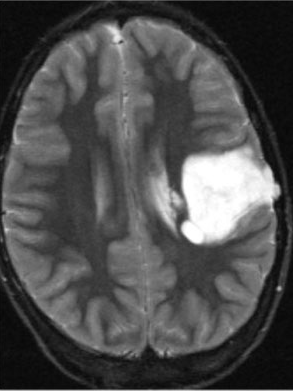
#> input picture src/brain_tumor.png, 293 x 391 px
$ jupyter execute --allow-errors lab6.ipynb
#> lines starting #> are read from the running program, lines starting #| are printed output that depends on the picture; after the words box and inside, x2 and y2 are one past the last pixel; in counts of white or black regions, pixels touching at a corner belong together
<h1>Zadanie 1<h1>

[cell 1]
from skimage.filters import try_all_threshold, threshold_minimum
from skimage import io
import matplotlib.pyplot as plt

image = io.imread('brain_tumor.png')
#> image is the input picture: shape (391, 293, 3); min 5, max 255, mean 77.2

thresh = threshold_minimum(image)
#> thresh = 46
binary_brain = image > thresh
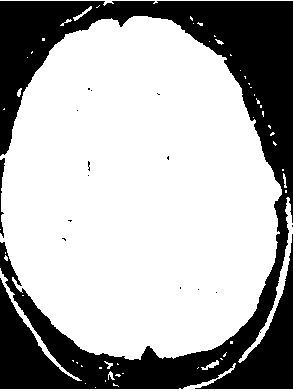
#> binary_brain: shape (391, 293, 3) bool; 68.3% white; 15 black regions (13 under 20 px), largest, box (x1, y1, x2, y2) and area: (0, 1, 293, 389) 36041, (0, 158, 5, 238) 172

fig, ax = plt.subplots(figsize=(12, 6))
ax.imshow(binary_brain, cmap=plt.cm.gray)
ax.set_title("thresh for brain")

[cell 2]
from skimage.measure import label
from skimage.color import label2rgb, gray2rgb

label_image, regions_brain = label(binary_brain, return_num=True)
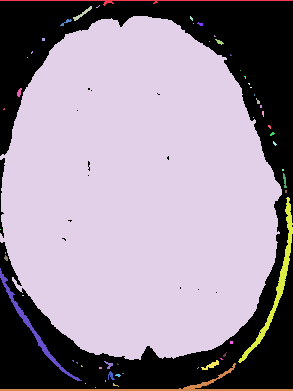
#> label_image: shape (391, 293, 3) int32; 58 distinct labels, from 0 to 57; one colour per label, 0 black
#> regions_brain = 57
#color = label2rgb(label_image,image=binary, bg_label=0)

fig, ax = plt.subplots(figsize=(12, 6))
ax.set_title(str(regions_brain) + " regions found in image")
ax.imshow(label_image)
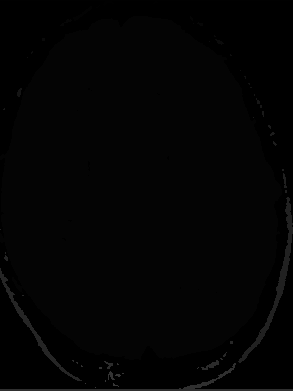
#> shown: shape (391, 293, 3); min 0, max 57, mean 3.5

[cell 3]
from skimage.measure import regionprops

region = regionprops(label_image)
#> region = 57 regions

max = 0
index = 0

for i in range(len(region)):
    if region[i].area > max:
        max = region[i].area
        index = i
#> this loop made 57 passes
#> (max, index) on passes 1, 4: (978, 0), (225678, 3)
#> after the loop, index = 3; max = 225678

brain_region = region[index].image.copy()
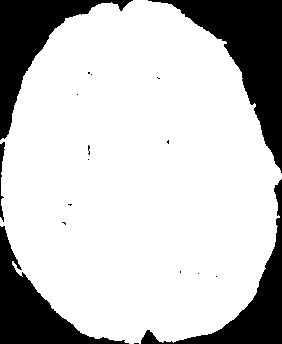
#> brain_region: shape (344, 282, 3) bool; 77.5% white; 18 black regions (13 under 20 px), largest, box (x1, y1, x2, y2) and area: (148, 0, 282, 173) 7569, (0, 0, 133, 140) 5208, (0, 226, 129, 344) 4672, (141, 179, 282, 344) 4110, (0, 142, 5, 222) 173

fig, ax = plt.subplots(figsize=(12,6))
ax.imshow(brain_region, cmap='gray')
ax.set_title("brain size is = " + str(max))

[cell 4]
t = 220
binary_tumor = (image > t) * 1
#> binary_tumor: shape (391, 293, 3) int64; values 0 (black) and 1 (white), 4.6% white; 5 white regions (4 under 20 px), largest, box (x1, y1, x2, y2) and area: (183, 153, 273, 243) 5191

label_image, regions_tumor = label(binary_tumor, return_num=True)
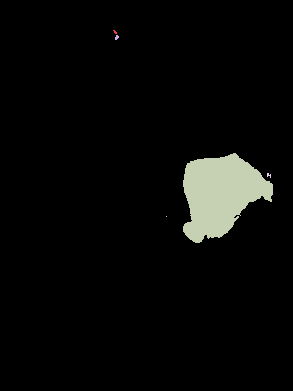
#> label_image: shape (391, 293, 3) int64; 6 distinct labels, from 0 to 5; one colour per label, 0 black
#> regions_tumor = 5
region = regionprops(label_image)
#> region = 5 regions

max = 0
index = 0
for i in range(len(region)):
    if region[i].area > max:
        max = region[i].area
        index = i
#> this loop made 5 passes
#> max on passes 1 to 3: 27, 42, 15573
#> after the loop, index = 2; max = 15573

tumor_region = region[index].image.copy()
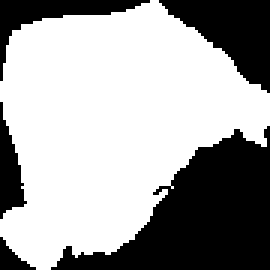
#> tumor_region: shape (90, 90, 3) bool (shown 3 times larger); 64.1% white; 5 black regions, box (x1, y1, x2, y2) and area: (17, 42, 90, 90) 1755, (53, 0, 90, 31) 593, (0, 0, 50, 27) 316, (0, 34, 9, 73) 184, (0, 79, 12, 90) 61
fig, ax = plt.subplots(ncols=3, figsize=(15,10))

ax[0].imshow(binary_tumor, cmap='gray')
ax[0].set_title("thresh for tumor")

ax[1].imshow(label_image, cmap='cubehelix')
ax[1].set_title(str(regions_tumor) + " regions found in image, thresh for tumor")

ax[2].imshow(tumor_region, cmap='gray')
ax[2].set_title("tumor size is = " + str(max))

[cell 5]
brain = binary_brain.copy().astype('float64')
tumor = binary_tumor.copy().astype('float64')

blue = [0, 0, 1]
purple = [1, 0, 1]

brain = gray2rgb(brain)
tumor = gray2rgb(tumor)

brain = brain * blue
tumor = tumor * purple

brain_copy = brain.copy()
#> (the rest of this cell did not finish here and is left out)

<h1>Zadanie 2<h1>

[cell 6]
from skimage.color import rgb2gray
from skimage.filters import gaussian
from skimage import feature
from skimage.transform import resize

image = io.imread("bolts.jpg")
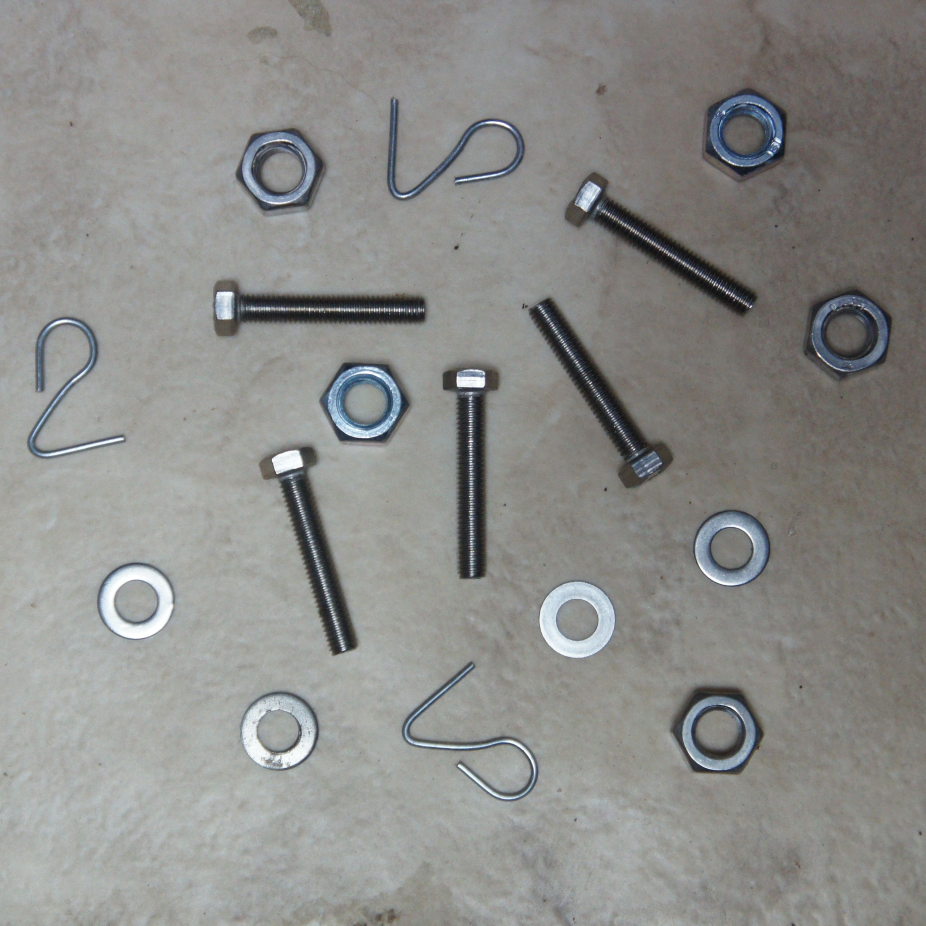
#> input picture src/bolts.jpg, 2777 x 2776 px (shown at 1/3 size)
#> image is the input picture: shape (2776, 2777, 3); mean R, G, B 140, 140.2, 137.6
image_gray = rgb2gray(image)
div = 5
sigma = 15

image_resized = resize(image_gray, (image_gray.shape[0] // div, image_gray.shape[1] // div))
noise = gaussian(image_resized, sigma)
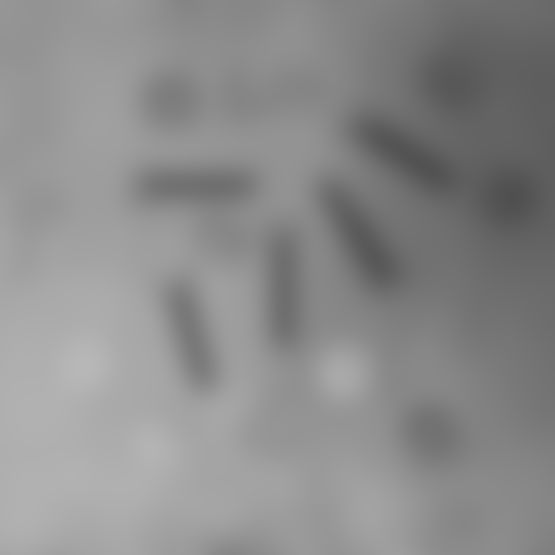
#> noise: shape (555, 555) float64; min 0.316, max 0.721, mean 0.549
diff = abs(image_resized - noise)
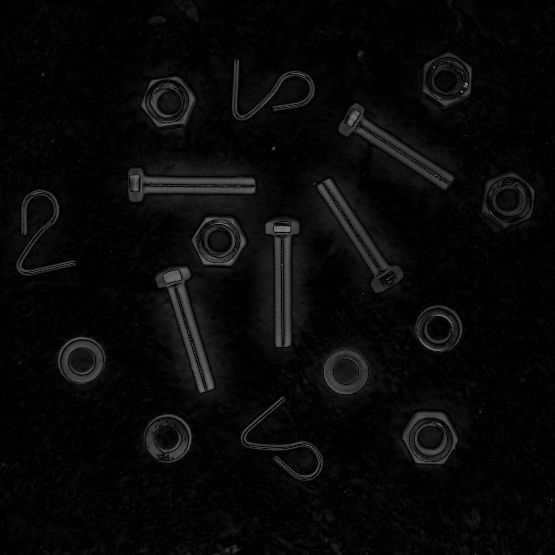
#> diff: shape (555, 555) float64; min 7.53e-08, max 0.567, mean 0.0368
sigma = 1.5
canny_filter = feature.canny(diff, sigma)
#> canny_filter: shape (555, 555) bool; 2.8% white in thin lines or dots, all inside (x1, y1, x2, y2) = (16, 51, 535, 553)

fig, ax = plt.subplots(ncols=2, figsize=(12,6))
ax[0].imshow(image_resized, cmap='gray')
ax[1].imshow(canny_filter, cmap='gray')
plt.show()

[cell 7]
from skimage.morphology import closing
from skimage.segmentation import clear_border
from skimage.morphology import disk

cb = clear_border(canny_filter)
close = closing(cb, disk(9))
#> close: shape (555, 555) bool; 10.1% white; 20 white regions, largest, box (x1, y1, x2, y2) and area: (155, 267, 214, 393) 2334, (318, 179, 404, 293) 2326, (265, 217, 300, 347) 2317
plt.figure(figsize=(12,6))
plt.imshow(close, cmap='gray')
plt.show()

[cell 8]
temp = label(close)
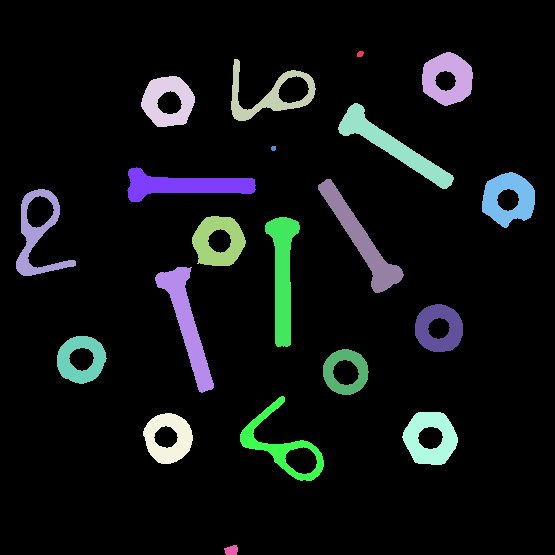
#> temp: shape (555, 555) int32; 21 distinct labels, from 0 to 20; one colour per label, 0 black
plt.figure(figsize=(12,6))
plt.imshow(temp, cmap='Set1')
plt.show()
